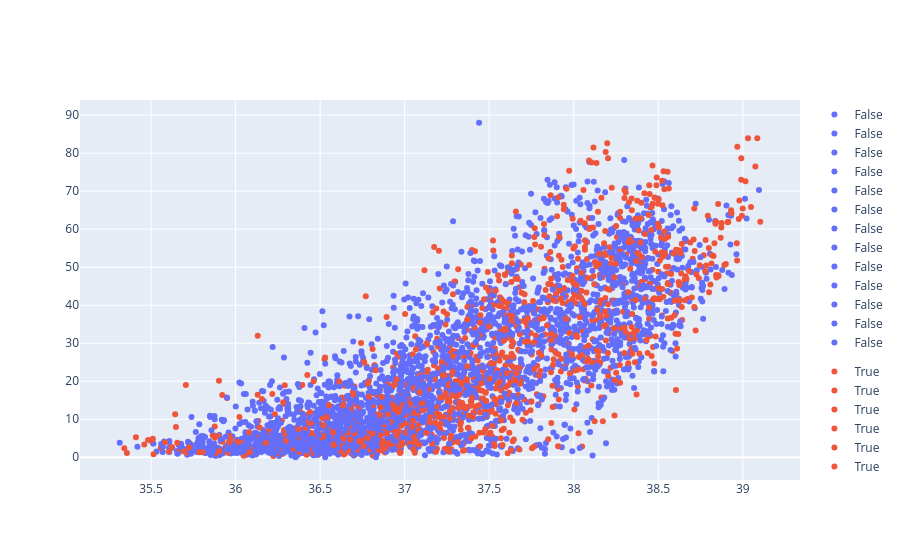

The notebook cell this image was saved under:
### Code cell
female_dict = dict()
female_dict[0] = px.scatter(df_female,x='f1_temp',y='f1_act',color='is_estrus')
figure_data = female_dict[0].data 
for i in range(1,13):
    female_dict[i] = px.scatter(df_female,x=f'f{i+1}_temp',y=f'f{i+1}_act',color='is_estrus')
    figure_data += female_dict[i].data 
fig = go.Figure(data = figure_data)
fig.show()
